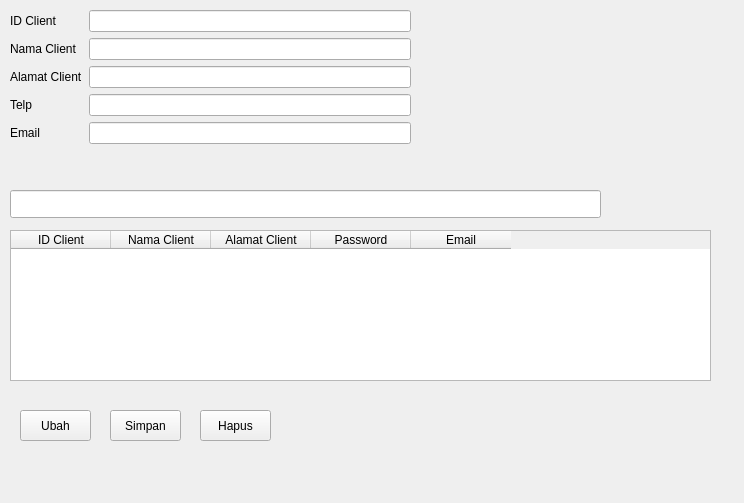
<?xml version="1.0" encoding="UTF-8"?>
<ui version="4.0">
 <class>Form</class>
 <widget class="QWidget" name="Form">
  <property name="geometry">
   <rect>
    <x>0</x>
    <y>0</y>
    <width>744</width>
    <height>503</height>
   </rect>
  </property>
  <property name="windowTitle">
   <string>Form</string>
  </property>
  <widget class="QTableWidget" name="tabelClient">
   <property name="geometry">
    <rect>
     <x>10</x>
     <y>230</y>
     <width>701</width>
     <height>151</height>
    </rect>
   </property>
   <column>
    <property name="text">
     <string>ID Client</string>
    </property>
   </column>
   <column>
    <property name="text">
     <string>Nama Client</string>
    </property>
   </column>
   <column>
    <property name="text">
     <string>Alamat Client</string>
    </property>
   </column>
   <column>
    <property name="text">
     <string>Password</string>
    </property>
   </column>
   <column>
    <property name="text">
     <string>Email</string>
    </property>
   </column>
  </widget>
  <widget class="QPushButton" name="btnHapus">
   <property name="geometry">
    <rect>
     <x>200</x>
     <y>410</y>
     <width>71</width>
     <height>31</height>
    </rect>
   </property>
   <property name="text">
    <string>Hapus</string>
   </property>
  </widget>
  <widget class="QWidget" name="formLayoutWidget">
   <property name="geometry">
    <rect>
     <x>10</x>
     <y>10</y>
     <width>401</width>
     <height>170</height>
    </rect>
   </property>
   <layout class="QFormLayout" name="formLayout">
    <item row="0" column="0">
     <widget class="QLabel" name="iDAnggotaLabel">
      <property name="text">
       <string>ID Client</string>
      </property>
     </widget>
    </item>
    <item row="0" column="1">
     <widget class="QLineEdit" name="editID"/>
    </item>
    <item row="1" column="0">
     <widget class="QLabel" name="namaAnggotaLabel">
      <property name="text">
       <string>Nama Client</string>
      </property>
     </widget>
    </item>
    <item row="1" column="1">
     <widget class="QLineEdit" name="editNama"/>
    </item>
    <item row="2" column="0">
     <widget class="QLabel" name="statusLabel">
      <property name="text">
       <string>Alamat Client</string>
      </property>
     </widget>
    </item>
    <item row="2" column="1">
     <widget class="QLineEdit" name="editAlamat"/>
    </item>
    <item row="3" column="0">
     <widget class="QLabel" name="telpLabel">
      <property name="text">
       <string>Telp</string>
      </property>
     </widget>
    </item>
    <item row="3" column="1">
     <widget class="QLineEdit" name="editTelp"/>
    </item>
    <item row="4" column="0">
     <widget class="QLabel" name="emailLabel">
      <property name="text">
       <string>Email</string>
      </property>
     </widget>
    </item>
    <item row="4" column="1">
     <widget class="QLineEdit" name="editEmail"/>
    </item>
   </layout>
  </widget>
  <widget class="QPushButton" name="btnUbah">
   <property name="geometry">
    <rect>
     <x>20</x>
     <y>410</y>
     <width>71</width>
     <height>31</height>
    </rect>
   </property>
   <property name="text">
    <string>Ubah</string>
   </property>
  </widget>
  <widget class="QPushButton" name="btnSimpan">
   <property name="geometry">
    <rect>
     <x>110</x>
     <y>410</y>
     <width>71</width>
     <height>31</height>
    </rect>
   </property>
   <property name="text">
    <string>Simpan</string>
   </property>
  </widget>
  <widget class="QLineEdit" name="editCari">
   <property name="geometry">
    <rect>
     <x>10</x>
     <y>190</y>
     <width>591</width>
     <height>28</height>
    </rect>
   </property>
  </widget>
 </widget>
 <resources/>
 <connections/>
</ui>
